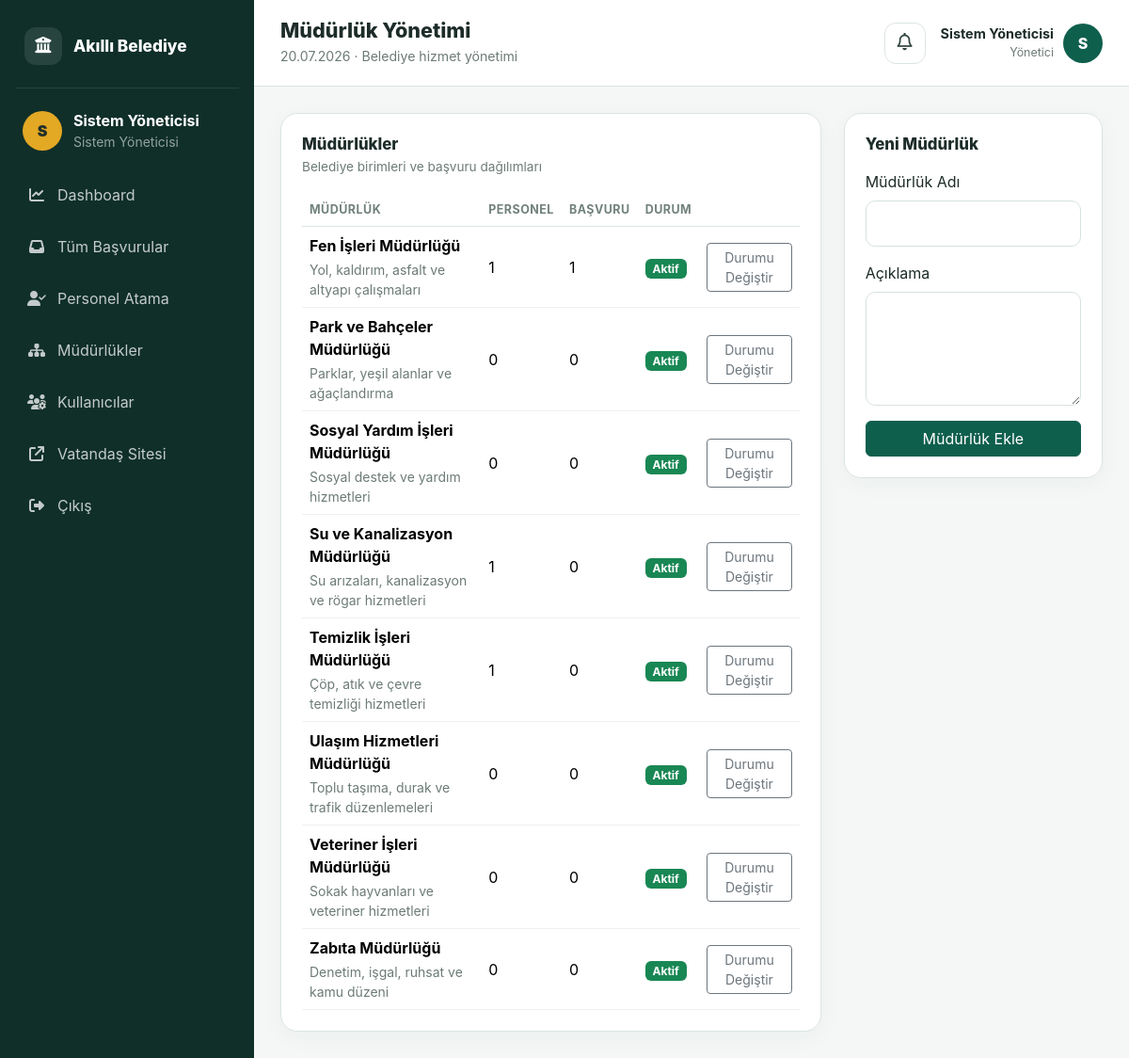
/admin/departmanlar.php (signed in), run on the app's committed database.
### tables this page shows
CREATE TABLE departments (
    id INT AUTO_INCREMENT PRIMARY KEY,
    name VARCHAR(150) NOT NULL UNIQUE,
    description VARCHAR(255) NULL,
    is_active TINYINT(1) NOT NULL DEFAULT 1,
    created_at TIMESTAMP DEFAULT CURRENT_TIMESTAMP
);

### includes/functions.php (called while the page is built, shortened)
<?php
function e(?string $value): string {
    return htmlspecialchars($value ?? '', ENT_QUOTES, 'UTF-8');
}

### includes/auth.php (called while the page is built, shortened)
<?php
require_once __DIR__ . '/functions.php';
function current_user(): ?array {
    return $_SESSION['user'] ?? null;
}

### admin/departmanlar.php (the view, shortened to what this page needs)
<?php
require_once '../config/db.php';
require_once '../includes/auth.php';
$rows = $pdo->query('SELECT d.*, COUNT(DISTINCT u.id) staff_count, COUNT(DISTINCT c.id) complaint_count FROM departments d LEFT JOIN users u ON u.department_id = d.id LEFT JOIN complaints c ON c.department_id = d.id GROUP BY d.id ORDER BY d.name')->fetchAll();
$pageTitle = 'Müdürlük Yönetimi';
require '../includes/panel_header.php';
?>
<div class="row g-4">
    <div class="col-xl-8">
        <div class="panel-card">
            <div class="panel-card-header"><div><h3>Müdürlükler</h3><p>Belediye birimleri ve başvuru dağılımları</p></div></div>
            <div class="table-responsive">
                <table class="table align-middle">
                    <thead><tr><th>Müdürlük</th><th>Personel</th><th>Başvuru</th><th>Durum</th><th></th></tr></thead>
                    <tbody>
                    <?php foreach ($rows as $row): ?>
                        <tr>
                            <td><strong><?= e($row['name']) ?></strong><small><?= e($row['description'] ?: '-') ?></small></td>
                            <td><?= $row['staff_count'] ?></td>
                            <td><?= $row['complaint_count'] ?></td>
                            <td><span class="badge text-bg-<?= $row['is_active'] ? 'success' : 'secondary' ?>"><?= $row['is_active'] ? 'Aktif' : 'Pasif' ?></span></td>
                            <td><a href="?toggle=<?= $row['id'] ?>" class="btn btn-sm btn-outline-secondary">Durumu Değiştir</a></td>
                        </tr>
                    <?php endforeach; ?>
                    </tbody>
                </table>
            </div>
        </div>
    </div>
    <div class="col-xl-4">
        <div class="panel-card">
            <div class="panel-card-header"><div><h3>Yeni Müdürlük</h3></div></div>
            <form method="post" class="vstack gap-3">
                <div><label class="form-label">Müdürlük Adı</label><input type="text" name="name" class="form-control" required></div>
                <div><label class="form-label">Açıklama</label><textarea name="description" class="form-control" rows="4"></textarea></div>
                <button class="btn btn-primary">Müdürlük Ekle</button>
            </form>
        </div>
    </div>
</div>
<?php require '../includes/panel_footer.php'; ?>

### includes/header.php (shortened to what this page needs)
<?php
require_once __DIR__ . '/functions.php';
$pageTitle = $pageTitle ?? 'Belediye Talep Yönetimi';
$basePath = $basePath ?? '';
?>
<!doctype html>
<html lang="tr">
<head>
    <link href="https://cdn.jsdelivr.net/npm/bootstrap@5.3.3/dist/css/bootstrap.min.css" rel="stylesheet">
    <link href="https://cdnjs.cloudflare.com/ajax/libs/font-awesome/6.5.2/css/all.min.css" rel="stylesheet">
    <link href="<?= e($basePath) ?>assets/css/style.css" rel="stylesheet">
</head>
<body>

### includes/panel_header.php (shortened to what this page needs)
<?php
require_once __DIR__ . '/auth.php';
$user = current_user();
$pageTitle = $pageTitle ?? 'Yönetim Paneli';
$basePath = '../';
require __DIR__ . '/header.php';
?>
<div class="panel-layout">
    <aside class="sidebar" id="sidebar">
        <div class="sidebar-brand">
            <i class="fa-solid fa-building-columns"></i>
            <span>
                Akıllı Belediye
            </span>
        </div>
        <div class="sidebar-user">
            <div class="avatar">
                <?= e(mb_substr($user['full_name'], 0, 1)) ?>
            </div>
            <div>
                <strong>
                    <?= e($user['full_name']) ?>
                </strong>
                <small>
                    <?php if ($user['role'] === 'admin'): ?>
                        Sistem Yöneticisi
                    <?php else: ?>
                        Belediye Personeli
                    <?php endif; ?>
                </small>
            </div>
        </div>
        <nav class="sidebar-nav">
            <?php if ($user['role'] === 'admin'): ?>
                <a href="../admin/dashboard.php">
                    <i class="fa-solid fa-chart-line"></i>
                    <span>Dashboard</span>
                </a>
                <a href="../admin/basvurular.php">
                    <i class="fa-solid fa-inbox"></i>
                    <span>Tüm Başvurular</span>
                </a>
                <a href="../admin/atamalar.php">
                    <i class="fa-solid fa-user-check"></i>
                    <span>Personel Atama</span>
                </a>
                <a href="../admin/departmanlar.php">
                    <i class="fa-solid fa-sitemap"></i>
                    <span>Müdürlükler</span>
                </a>
                <a href="../admin/kullanicilar.php">
                    <i class="fa-solid fa-users-gear"></i>
                    <span>Kullanıcılar</span>
                </a>
            <?php endif; ?>
            <a href="../index.php" target="_blank">
                <i class="fa-solid fa-arrow-up-right-from-square"></i>
                <span>Vatandaş Sitesi</span>
            </a>
            <a href="../logout.php">
                <i class="fa-solid fa-right-from-bracket"></i>
                <span>Çıkış</span>
            </a>
        </nav>
    </aside>
    <main class="panel-main">
        <header class="panel-topbar">
            <div class="topbar-left">
                <div class="topbar-title">
                    <h1><?= e($pageTitle) ?></h1>
                    <p>
                        <?= date('d.m.Y') ?>
                        · Belediye hizmet yönetimi
                    </p>
                </div>
            </div>
            <div class="topbar-right">
                <div class="dropdown notification-dropdown">
                    <button type="button" class="notification-button" data-bs-toggle="dropdown"
                        data-bs-auto-close="outside" aria-expanded="false" title="Bildirimler">
                        <i class="fa-regular fa-bell"></i>
                    </button>
                </div>
                <div class="topbar-user">
                    <div>
                        <strong>
                            <?= e($user['full_name']) ?>
                        </strong>
                        <small>
                            <?= $user['role'] === 'admin'
                                ? 'Yönetici'
                                : 'Personel'
                                ?>
                        </small>
                    </div>
                    <div class="topbar-avatar">
                        <?= e(mb_substr($user['full_name'], 0, 1)) ?>
                    </div>
                </div>
            </div>
        </header>
        <div class="panel-content">

### includes/panel_footer.php (shortened to what this page needs)
        </div>
    </main>
</div>
</body>
</html>

### data on the page
departments: name "Fen İşleri Müdürlüğü", description "Yol, kaldırım, asfalt ve altyapı çalışmaları", staff_count "1", complaint_count "1", is_active "Aktif"
departments: name "Park ve Bahçeler Müdürlüğü", description "Parklar, yeşil alanlar ve ağaçlandırma", staff_count "0", complaint_count "0", is_active "Aktif"
departments: name "Sosyal Yardım İşleri Müdürlüğü", description "Sosyal destek ve yardım hizmetleri", staff_count "0", complaint_count "0", is_active "Aktif"
departments: name "Su ve Kanalizasyon Müdürlüğü", description "Su arızaları, kanalizasyon ve rögar hizmetleri", staff_count "1", complaint_count "0", is_active "Aktif"
departments: name "Temizlik İşleri Müdürlüğü", description "Çöp, atık ve çevre temizliği hizmetleri", staff_count "1", complaint_count "0", is_active "Aktif"
departments: name "Ulaşım Hizmetleri Müdürlüğü", description "Toplu taşıma, durak ve trafik düzenlemeleri", staff_count "0", complaint_count "0", is_active "Aktif"
departments: name "Veteriner İşleri Müdürlüğü", description "Sokak hayvanları ve veteriner hizmetleri", staff_count "0", complaint_count "0", is_active "Aktif"
departments: name "Zabıta Müdürlüğü", description "Denetim, işgal, ruhsat ve kamu düzeni", staff_count "0", complaint_count "0", is_active "Aktif"

### other printed values
mb_substr($user['full_name'], 0, 1) "S"
$user['full_name'] "Sistem Yöneticisi"
$pageTitle "Müdürlük Yönetimi"
